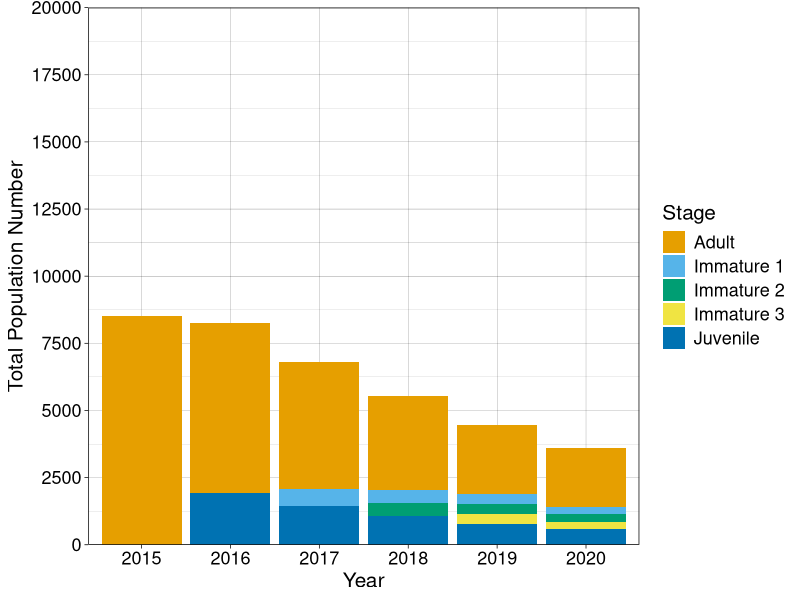
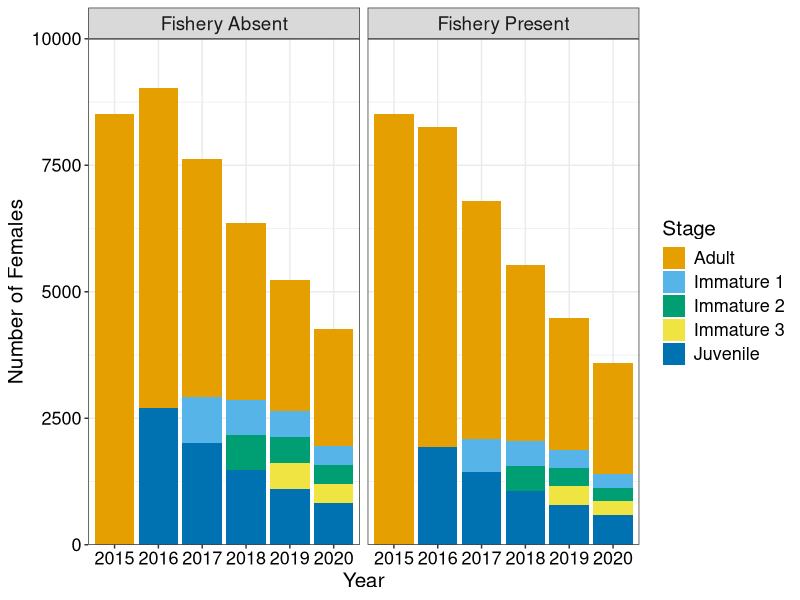

The R script that drew these images, in order:
# create a dataset for fisheries
Year <- rep(c("2015","2016", "2017", "2018", "2019", "2020"),5)
Stage <-  c(rep("Juvenile" , 6) , rep("Immature 1" , 6) , rep("Immature 2" , 6) , rep("Immature 3" , 6), rep("Adult", 6))
value <- c(0,1923.916288, 1429.469802, 1062.096063,	789.1373747,	586.3290694,
           0,	0,	659.9032868,	490.3081421,	364.2989496,	270.6741195,
           0,	0,	0,	490.3081421,	364.2989496,	270.6741195,
           0,	0,	0,	0,	364.2989496,	270.6741195,
           8512,	6324.416,	4699.041088,	3491.387528,	2594.100934,	2198.091113)
total <- 2*(value)
fishery <- data.frame(Year,Stage,value)

# Stacked bar chart for fisheries dataset
library(ggplot2)

cbPalette <- c("#E69F00", "#56B4E9", "#009E73", "#F0E442", "#0072B2", "#D55E00", "#CC79A7")
scale_fill_manual(values=cbPalette)
ggplot(fishery, aes(fill=Stage, y=value, x=Year)) + 
 geom_bar(position="stack", stat="identity") +
scale_fill_manual(values=cbPalette) +
theme_linedraw() +
labs(x = "Year", y = "Total Population Number") +
theme(axis.title = element_text(size=15), 
legend.title = element_text(size=15), 
legend.text = element_text(size=13), 
axis.text = element_text(size=13)) +
scale_y_continuous(breaks=seq(0, 20000, 2500),
expand = c(0,0), 
limits = c(0,20000)) 

#dataset for no fisheries
Year_no <- rep(c("2015","2016", "2017", "2018", "2019", "2020"),5)
Stage_no <-  c(rep("Juvenile" , 6) , rep("Immature 1" , 6) , rep("Immature 2" , 6) , rep("Immature 3" , 6), rep("Adult", 6))
value_no <- c(0,	2693.477696,	2001.253928,	1486.931669,	1104.79023,	820.8591407,
           0,	0,	923.8628497,	686.4300973,	510.0175623,	378.9430488, 
           0,	0,	0,	686.4300973,	510.0175623, 378.9430488,
           0,	0,	0,	0,	510.0175623,	378.9430488,
           8512,	6324.416,	4699.041088,	3491.387528,	2594.100934,	2306.360042)
total_no <- 2*(value_no)
no_fishery <- data.frame(Year_no,Stage_no,value_no)

#dataset for both
Year <- rep(c("2015","2016", "2017", "2018", "2019", "2020"),10)
Stage <-  c(rep("Juvenile" , 6) , rep("Immature 1" , 6) , rep("Immature 2" , 6) , rep("Immature 3" , 6), rep("Adult", 6), rep("Juvenile" , 6) , rep("Immature 1" , 6) , rep("Immature 2" , 6) , rep("Immature 3" , 6), rep("Adult", 6))
Data <- c(rep("Fishery Present", 30), rep("Fishery Absent", 30))
value_comb <- c(0,1923.916288, 1429.469802, 1062.096063,	789.1373747,	586.3290694,
           0,	0,	659.9032868,	490.3081421,	364.2989496,	270.6741195,
           0,	0,	0,	490.3081421,	364.2989496,	270.6741195,
           0,	0,	0,	0,	364.2989496,	270.6741195,
           8512,	6324.416,	4699.041088,	3491.387528,	2594.100934,	2198.091113, 
           0,	2693.477696,	2001.253928,	1486.931669,	1104.79023,	820.8591407,
           0,	0,	923.8628497,	686.4300973,	510.0175623,	378.9430488, 
           0,	0,	0,	686.4300973,	510.0175623, 378.9430488,
           0,	0,	0,	0,	510.0175623,	378.9430488,
           8512,	6324.416,	4699.041088,	3491.387528,	2594.100934,	2306.360042)
total <- 2*(value_comb)
combined <- data.frame(Year,Stage,Data, value_comb)

#stacked bar chart with both sets of data
cbPalette <- c("#E69F00", "#56B4E9", "#009E73", "#F0E442", "#0072B2", "#D55E00", "#CC79A7")
graph_combined <- ggplot(combined, aes(fill=Stage, y=value_comb, x=Year)) + 
geom_bar(position="stack", stat="identity") + 
facet_wrap( ~ Data, ncol=2) +
scale_fill_manual(values=cbPalette) +
theme_bw() +
labs(x = "Year", y = "Number of Females") +
theme(text=element_text(size=17, colour="black"), 
axis.title = element_text(size=15, colour="black"), 
legend.title = element_text(size=15, colour="black"), 
legend.text = element_text(size=13, colour="black"), 
axis.text = element_text(size=13, colour="black")) +
scale_y_continuous(breaks=seq(0, 20000, 2500),expand = c(0,0), limits = c(0,10000))                 

graph_combined

#stats - fishers exact test to compare predicted stable age distributions
Predicted <- c("62.50%", "23.66%", "11.19%" , "2.65%", "0.00%")
Projected <- c("62.10%", "24.40%", "10.60%", "2.90%", "0.00%")
Age <- rep(c("0","1", "2", "3", "4"),2)
prop <- data.frame(Predicted, Projected, Age)

Combo <- c(Predicted, Projected)
labels <-  c(rep("Predicted Stable Age Distribution", 5), rep("Projected Stable Age Distribution", 5))
combo2 <- data.frame(Combo, labels, Age)

#statistical test
fisher.test(prop$Predicted, prop$Projected)